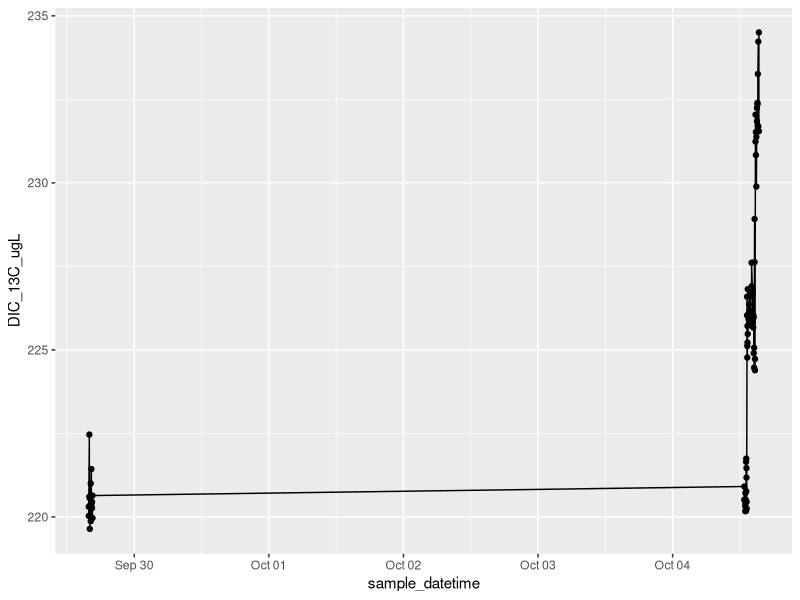
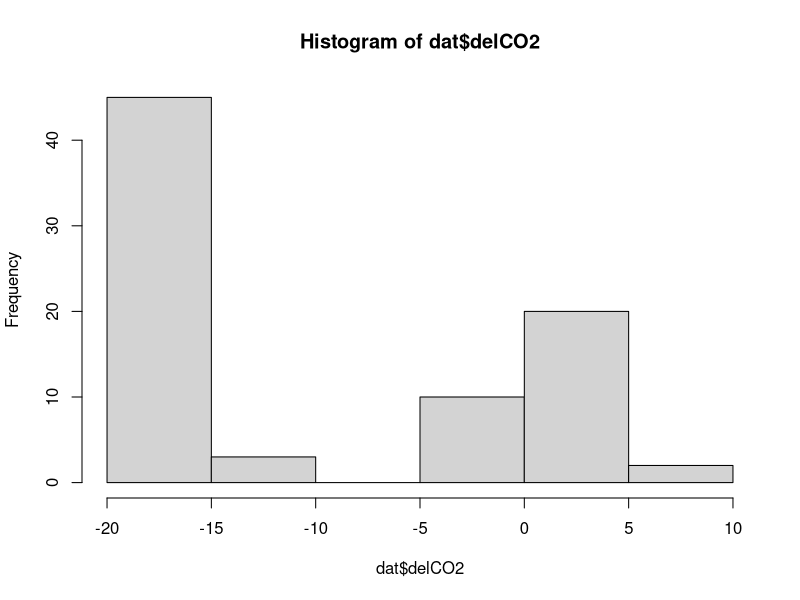
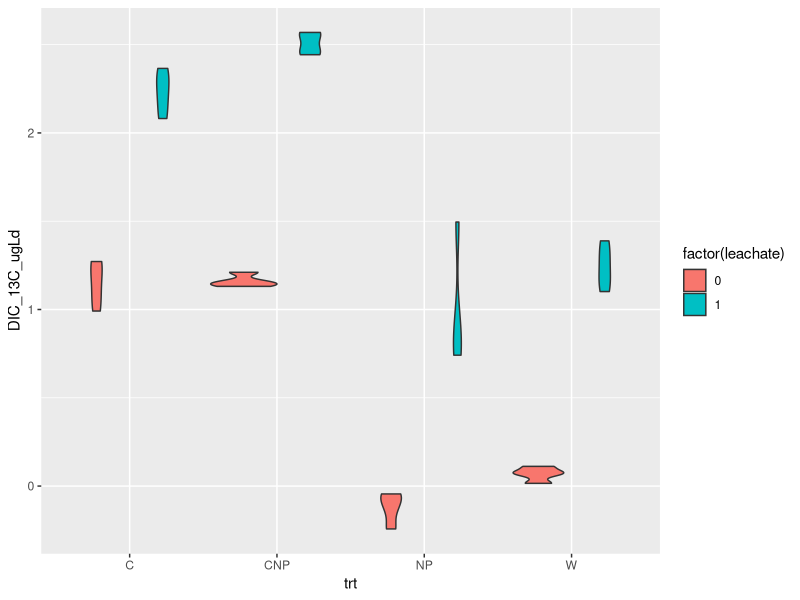
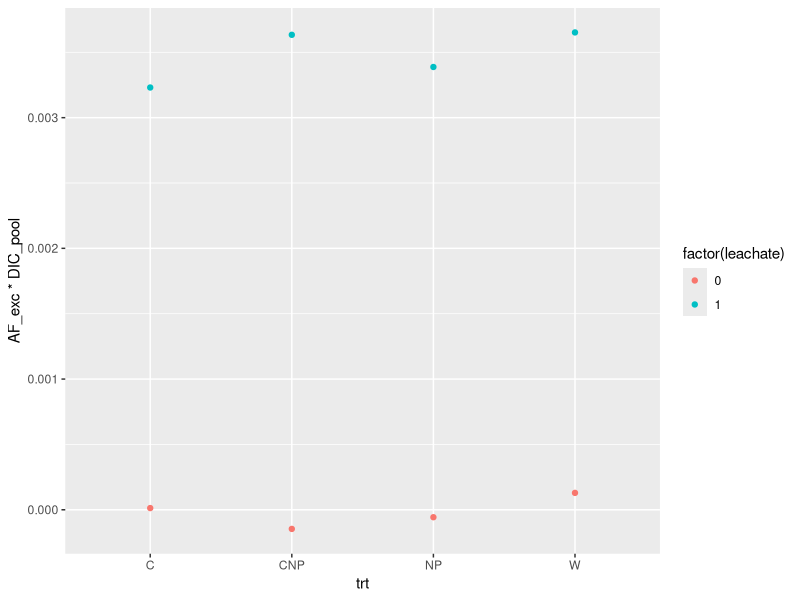
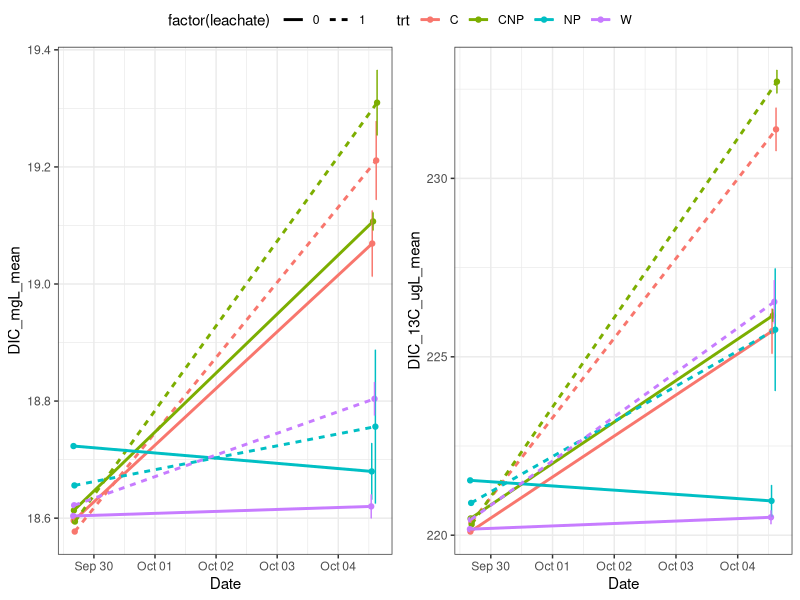
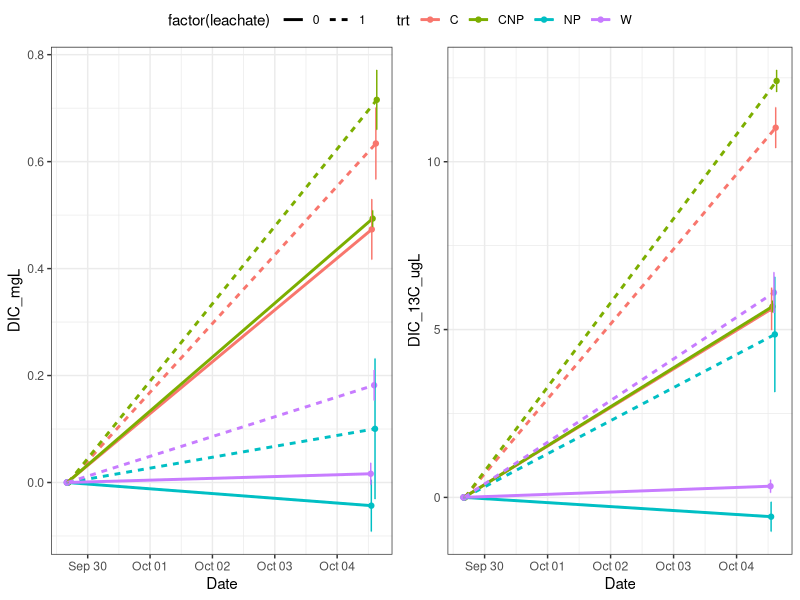
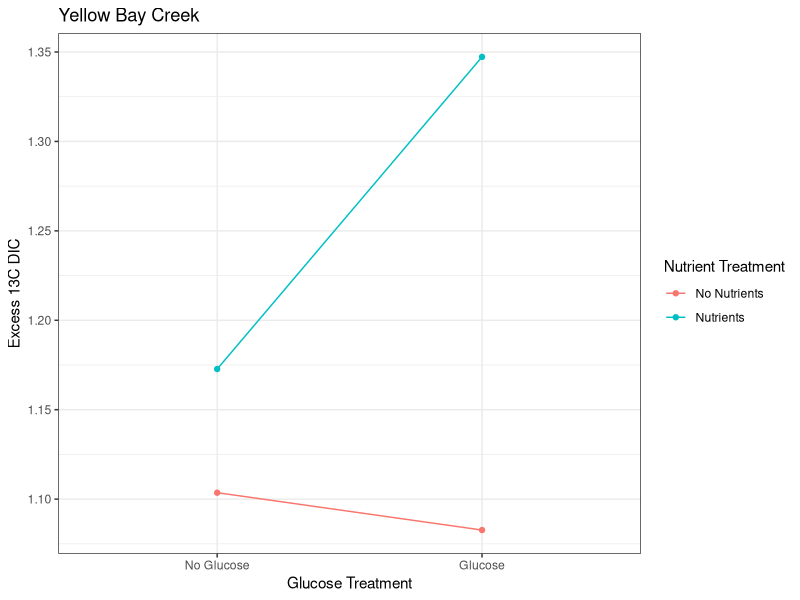
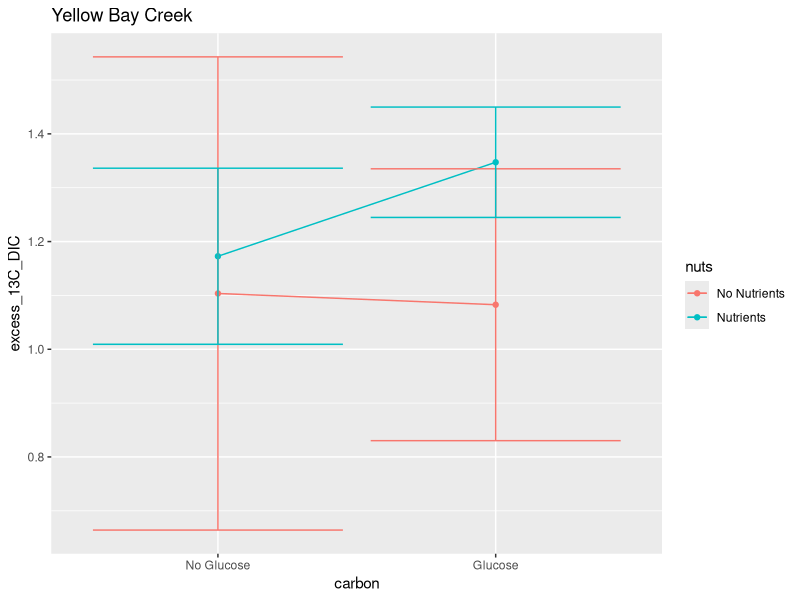

Here is the R script that generated these plots, in order:
library(tidyverse)
library(lubridate)
library(dplyr)


# setup ####
dat <- read_csv("data/Kirby_YBC/ybc_expt.csv")
#alk <- read_csv('data/alkalinity/nw_alkalinity.csv') %>%
 #   filter(!is.na(trt)) %>%
  #  mutate(date = as.Date(date, format = '%m/%d/%Y')) %>%
   # select(-samplenum, -treatment, -vol_acid)
glimpse(dat)


# Functions ####
deltoAF<- function (del) {
  Rst<-0.0112372
  R<-(del/1000+1)*Rst
  AF<-R/(1+R)
  AF

}

AFtodel <- function (AF) {
  Rst<-0.0112372
  R<- AF/(1-AF)
  del<- (R/Rst-1)*1000

  del
}

DICfrom_C_A <- function(K1, K2, C, A){
  H_minus <- (((-K1*C))-sqrt(((K1*C)^2)-(4*-1*A*2*K1*K2*C)))/(2*-1*A)
  pH <- -1*log10(H_minus)
  B <- (K1*C)/H_minus
  Ca <- (K2*B)/H_minus
  D <- C + B + Ca
  A_check <- B + 2*Ca

  l <- list(H_minus, pH, C, B, Ca, D, A, A_check)
  names(l) <- c("H", "pH", "C", "B", "Ca", "D", "A","A check")
  DIC = l$D
  return(DIC)
}

# metadata ####
trts <- data.frame(Treatment = 1:8,
                   trt = c('W',  'NP', 'C', 'CNP','W',  'NP', 'C', 'CNP'),
                   leachate = c(0,0,0,0,1,1,1,1))

# add actual data for this part once we have DOC from Adam
c_source <- read_csv('data/DOC_stock_concentrations.csv')

# There is no clear pattern in the alkalinity data. Take an average:
#alk <- alk %>% filter(final_pH > 4.3) %>%
 #   summarize(alk_meqL = mean(alk_meqL))

dat <- left_join(dat, trts, by = 'Treatment') %>%
    mutate(date = as.Date(sample_datetime))
    #left_join(alk, by = c('batch', 'trt', 'leachate'))

# calculate DIC in the water ####
###testing DIC from pCO2-alk
###partial pressures of CO2 pCO2 in uatm
alk <- 1.51 # meq/L
# pCO2 <- 30 * 10^(-6) # mol/L
temp <- 273+21
K1 <- exp(290.9097-14554.21/(temp)-45.0575*log(temp))
K2 <- exp(207.6548-11843.79/(temp)-33.6485*log(temp))

# out <-DICfrom_C_A(K1=K1, K2=K2,C=pCO2,A=alk)
dat$DIC_molL <- DICfrom_C_A(K1, K2, dat$CO2_conc_umolL * 10^(-6),
                            alk* 10^-3)
# dat$DIC_13molL <- DICfrom_C_A(K1, K2, dat$CO2_13C_umolL * 10^(-6), alk)
dat$DIC_mgL <- dat$DIC_molL*12.011*1000
# dat$AF = deltoAF(dat$delCO2)
dat$DIC_13C_umolL = dat$DIC_molL * dat$AF *10^6
dat$DIC_13C_ugL = dat$DIC_13C_umolL * 13


dat %>% dplyr::filter(!is.na(Treatment)) %>%
ggplot(aes(x = sample_datetime, y = DIC_13C_ugL))+
  geom_point() + geom_line()

# # Clean up data ####

#dat <- dat %>%
 #   filter(!(batch == 2 & Syringe == '28'),
  #         !is.na(Treatment))

# # Remove high time zero point:
# dat %>% filter(batch == 1, Treatment == 6)
# # It looks like the high one is syringe 8G. Check this in the notes.
#
# dat <- dat %>%
#     filter(!(batch == 1 & Syringe == '8G'),
#            !is.na(Treatment))

hist(dat$delCO2)


# START OF FINAL FIGURES CODE####
# filter to use only the start and end time points
dat_sum <- dat %>%
    group_by(batch, trt, leachate, replicate) %>%
    summarize(across(any_of(c('sample_datetime', 'delCO2', 'DIC_mgL',
                              'DIC_13C_ugL', 'alk_meqL')),
                     .fns = ~mean(., na.rm = T))) %>%
    ungroup()

# Calculate the change over time for each bottle measured at time T
bottle_dif <-
    dat_sum %>% select(-starts_with(c('delCO2', 'alk_meqL'))) %>%
    mutate(batch = case_when(batch == 1 ~ 'T0',
                             batch == 2 ~ 'T1'))%>%
    pivot_wider(names_from = c('batch', 'replicate'),
                values_from = c('sample_datetime', 'DIC_mgL', 'DIC_13C_ugL')) %>%
    rename_with(~sub('_NA$', '', .)) %>%
    mutate(across(starts_with('DIC_mgL_T1'), .fns = ~ . - DIC_mgL_T0),
           across(starts_with('DIC_13C_ugL_T1'), .fns = ~ . - DIC_13C_ugL_T0),
           across(starts_with('sample_datetime_T1'), .fns = ~ . - sample_datetime_T0)) %>%
    select(-ends_with('T0')) %>%
    pivot_longer(cols = ends_with(c('_A', '_B', '_C', '_D')),
                 names_to = c('.value', 'rep'),
                 names_sep = '_T1_') %>%
    mutate(sample_datetime = as.numeric(sample_datetime),
           DIC_ugLd = DIC_mgL/sample_datetime*1000,
           DIC_13C_ugLd = DIC_13C_ugL/sample_datetime) %>%
    select(-sample_datetime, -DIC_mgL, -DIC_13C_ugL) %>%
    mutate(site = "ybc")

ggplot(bottle_dif, aes(trt, DIC_13C_ugLd, fill = factor(leachate))) +
    geom_violin()
write_csv(bottle_dif, 'data/DIC_change_by_bottle_ybc.csv')

dat_sum <- dat_sum %>%
    group_by(batch, trt, leachate) %>%
    summarize(across(any_of(c('sample_datetime', 'delCO2', 'DIC_mgL',
                              'DIC_13C_ugL', 'alk_meqL')),
                     .fns = list(mean = ~mean(., na.rm = T),
                                 sd = ~sd(., na.rm = T)))) %>%
    rename(sample_datetime = sample_datetime_mean) %>%
    select(-sample_datetime_sd) %>%
    mutate(across(ends_with('sd'), ~case_when(is.na(.) ~ 0,
                                              TRUE ~ .))) %>%
    mutate(site = "ybc")
write_csv(dat_sum, 'data/DIC_overtime_ybc.csv')

p12 <- ggplot(dat_sum, aes(sample_datetime, DIC_mgL_mean, col = trt, lty = factor(leachate)))+
    geom_point() + geom_line(size = 1) +
    geom_errorbar(aes(ymin = DIC_mgL_mean - DIC_mgL_sd,
                      ymax = DIC_mgL_mean + DIC_mgL_sd), lty = 1)+
    xlab('Date') +theme_bw()
p13 <- ggplot(dat_sum, aes(sample_datetime, DIC_13C_ugL_mean, col = trt, lty = factor(leachate)))+
    geom_point() + geom_line(size = 1) +
    geom_errorbar(aes(ymin = DIC_13C_ugL_mean - DIC_13C_ugL_sd,
                      ymax = DIC_13C_ugL_mean + DIC_13C_ugL_sd), lty = 1)+
    xlab('Date') +theme_bw()

png(filename = 'figures/ybc_expt_13CO2overtime.png',
    width = 8, height = 5, res = 300, units = 'in')
ggpubr::ggarrange(p12, p13, common.legend = T)
dev.off()

#removing baseline ####

dat_dif <- dat_sum %>%
    mutate(AF = deltoAF(delCO2_mean)) %>%
    select(-starts_with(c('delCO2', 'alk_meqL'))) %>%
    mutate(batch = case_when(batch == 1 ~ 'T0',
                             batch == 2 ~ 'T1'))%>%
    rename(DIC_mgL = DIC_mgL_mean, DIC_13C_ugL = DIC_13C_ugL_mean) %>%
    pivot_wider(names_from = 'batch',
                values_from = c('sample_datetime', 'AF', 'DIC_mgL', 'DIC_13C_ugL',
                                'DIC_mgL_sd', 'DIC_13C_ugL_sd')) %>%
    mutate(AF_exc = AF_T1 - AF_T0,
           DIC_pool = DIC_mgL_T1,
           DIC_mgL_T1 = DIC_mgL_T1 - DIC_mgL_T0,
           DIC_mgL_T0 = DIC_mgL_T0 - DIC_mgL_T0,
           DIC_13C_ugL_T1 = DIC_13C_ugL_T1 - DIC_13C_ugL_T0,
           DIC_13C_ugL_T0 = DIC_13C_ugL_T0 - DIC_13C_ugL_T0) %>%
    pivot_longer(cols = ends_with(c('T0', 'T1')),
                 names_to = c('.value', 'time'),
                 names_sep = '_T')

#code to save figure(change expt name)
dat_dif %>% filter(DIC_mgL != 0) %>%
ggplot( aes(trt, AF_exc * DIC_pool, col = factor(leachate), group = leachate))+
    geom_point()
geom_bar(stat = 'identity')
p12 <- ggplot(dat_dif, aes(sample_datetime, DIC_mgL, col = trt, lty = factor(leachate)))+
    geom_point() + geom_line(size = 1) +
    geom_errorbar(aes(ymin = DIC_mgL - DIC_mgL_sd,
                      ymax = DIC_mgL + DIC_mgL_sd), lty = 1)+
    xlab('Date') +theme_bw()
p13 <- ggplot(dat_dif, aes(sample_datetime, DIC_13C_ugL, col = trt, lty = factor(leachate)))+
    geom_point() + geom_line(size = 1) +
    geom_errorbar(aes(ymin = DIC_13C_ugL - DIC_13C_ugL_sd,
                      ymax = DIC_13C_ugL + DIC_13C_ugL_sd), lty = 1)+
    xlab('Date') +theme_bw()
png(filename = 'figures/ybc_expt_13CO2.png',
    width = 8, height = 5, res = 300, units = 'in')
ggpubr::ggarrange(p12, p13, common.legend = T)
dev.off()


#tables ####

dd <- dat_sum %>% select(-starts_with(c('delCO2', 'alk_meqL'))) %>%
    mutate(batch = case_when(batch == 1 ~ 'T0',
                             batch == 2 ~ 'T'))%>%
    rename(DIC_mgL = DIC_mgL_mean, DIC_13C_ugL = DIC_13C_ugL_mean) %>%
    pivot_wider(names_from = 'batch',
                values_from = c('sample_datetime', 'DIC_mgL', 'DIC_13C_ugL',
                                'DIC_mgL_sd', 'DIC_13C_ugL_sd')) %>%
    mutate(inc_time = sample_datetime_T - sample_datetime_T0,
           Delta_T = as.numeric(inc_time),
           Delta_DIC_ugLd = (DIC_mgL_T - DIC_mgL_T0)*1000/Delta_T,
           Delta_DIC_ugLd_sd = (DIC_mgL_sd_T + DIC_mgL_sd_T0)*1000/Delta_T,
           Delta_DIC_13_ugLd = (DIC_13C_ugL_T - DIC_13C_ugL_T0)/Delta_T,
           Delta_DIC_13_ugLd_sd = (DIC_13C_ugL_sd_T + DIC_13C_ugL_sd_T0)/Delta_T) %>%
    select(-ends_with(c('_T', '_T0')))

mutate(dd, AF = Delta_DIC_13_ugLd/(Delta_DIC_13_ugLd + Delta_DIC_ugLd),
       del = AFtodel(AF))

excess13CDIC <- dd %>% select( -inc_time) %>%
    pivot_wider(id_cols = trt, names_from = 'leachate',
                values_from = c('Delta_DIC_ugLd', 'Delta_DIC_13_ugLd',
                                'Delta_DIC_ugLd_sd', 'Delta_DIC_13_ugLd_sd')) %>%
    mutate(excess_13C_DIC = Delta_DIC_13_ugLd_1 - Delta_DIC_13_ugLd_0,
           excess_13C_sd = Delta_DIC_13_ugLd_sd_1 + Delta_DIC_13_ugLd_sd_0,
           excess_DIC = Delta_DIC_ugLd_1 - Delta_DIC_ugLd_0,
           excess_DIC_sd = Delta_DIC_ugLd_sd_1 + Delta_DIC_ugLd_sd_0) %>%
    select(-ends_with(c('_1','_0'))) %>%
    mutate(site = 'ybc', .before = trt)

excess13CDIC$carbon = c('Glucose', 'Glucose', 'No Glucose', 'No Glucose')
excess13CDIC$carbon <- factor(excess13CDIC$carbon, levels = c('No Glucose','Glucose'))
excess13CDIC$nuts = c('No Nutrients', 'Nutrients', 'No Nutrients', 'Nutrients')
png(filename = 'figures/ybc_expt_13CDIC_pres.png',
    width = 5, height = 5, res = 300, units = 'in')
ggplot(excess13CDIC, aes(carbon, excess_13C_DIC, col = nuts,fill = nuts, group = nuts)) +
    geom_line() + geom_point() +
    # geom_ribbon(aes(ymin = excess_13C_DIC - excess_13C_sd,
    #                   ymax = excess_13C_DIC + excess_13C_sd),col = 'transparent', alpha = 0.2,
    #             outline.type = 'full')+
    ggtitle('Yellow Bay Creek')+
    xlab('Glucose Treatment') +theme_bw()+
    ylab('Excess 13C DIC')+
    guides(color = guide_legend(title = "Nutrient Treatment"))+
    guides(fill = FALSE)
dev.off()

excess13CDIC$carbon = c('Glucose', 'Glucose', 'No Glucose', 'No Glucose')
excess13CDIC$carbon <- factor(excess13CDIC$carbon, levels = c('No Glucose','Glucose'))
excess13CDIC$nuts = c('No Nutrients', 'Nutrients', 'No Nutrients', 'Nutrients')
png(filename = 'figures/ybc_expt_13CDIC.png',
    width = 5, height = 5, res = 300, units = 'in')
ggplot(excess13CDIC, aes(carbon, excess_13C_DIC, col = nuts, group = nuts)) +
    geom_line() + geom_point() +
    geom_errorbar(aes(ymin = excess_13C_DIC - excess_13C_sd,
                      ymax = excess_13C_DIC + excess_13C_sd))+
    ggtitle('Yellow Bay Creek')
dev.off()

write_csv(excess13CDIC, 'data/excessDIC_ybc.csv')

png(filename = 'figures/ybc_expt_13CDIC_pres.png',
    width = 5, height = 5, res = 300, units = 'in')
ggplot(excess13CDIC, aes(carbon, excess_13C_DIC, col = nuts,fill = nuts, group = nuts)) +
    geom_line() + geom_point() +
    # geom_ribbon(aes(ymin = excess_13C_DIC - excess_13C_sd,
    #                   ymax = excess_13C_DIC + excess_13C_sd),col = 'transparent', alpha = 0.2,
    #             outline.type = 'full')+
    ggtitle('Yellow Bay Creek')+
    xlab('Glucose Treatment') +theme_bw()+
    ylab('Excess 13C DIC')+
    guides(color = guide_legend(title = "Nutrient Treatment"))+
    guides(fill = FALSE)
dev.off()

# write_csv(DIC_dataframe, "processed_CO2/experiment1_processed.csv")
# DIC <- read_csv('processed_CO2/experiment1_processed.csv')
#
# # calculate excess 13CDIC in each treatment ####
# sumDIC <- filter(DIC, time_interval %in% c('T0', 'T5')) %>%
#     select(time_interval, treatment, sample_datetime, DIC_molL, DIC_13C_umolL) %>%
#     group_by(time_interval, treatment) %>%
#     # summarize(across(.fns = list(mean = ~mean(.), sd = sd(.))))
#     summarize(sample_datetime = mean(sample_datetime),
#               DIC_molL = mean(DIC_molL),
#               DIC_13C_sd = sd(DIC_13C_umolL),
#               DIC_13C_umolL = mean(DIC_13C_umolL)) %>%
#     ungroup()
#
# DIC_table <- sumDIC %>%
#     mutate(excess_13C_DIC_umolL = DIC_13C_umolL - sumDIC$DIC_13C_umolL[sumDIC$time_interval == 'T0'],
#            excess_DIC_umolL = (DIC_molL - sumDIC$DIC_molL[sumDIC$time_interval == 'T0'])*10^6,
#            excess_13C_DIC_umolL_sd = DIC_13C_sd + sumDIC$DIC_13C_sd[sumDIC$time_interval == 'T0'])
#
#
# #creating excess accumulated 13C CO2 (from DIC) plot  ####
# # setwd('/Users/niko/Dropbox/leachate_linder/processed_CO2')
# # DIC_table <- read_csv('~/Dropbox/leachate_linder/processed_CO2/DIC_table.csv')
# DIC_table$nutrients <- c(0,0,1,0,1)
# DIC_table$sugar <- c(0,1,1,0,0)
# # DIC_table$DICXS <- DIC_table$DICXS*1000
# # DIC_table$STDev_T5 <- DIC_table$STDev_T5*1000
# # DIC_table$STDev_T0 <- DIC_table$STDev_T0*1000
# # DIC_table$STDev <- DIC_table$STDev_T0 + DIC_table$STDev_T5
#
# DIC_table <- slice(DIC_table, -1)
#
# plot(DIC_table$sugar[DIC_table$nutrients == 1],
#      DIC_table$excess_13C_DIC_umolL[DIC_table$nutrients == 1], type = 'b',
#      xlim = c(-0.25,1.25), ylim = c(0,1.5), pch = 15, col = 'blue',
#      xaxt = 'n', xlab = 'No Sugar                                         Sugar',
#      ylab = 'Accumulated Excess 13C CO2 (µg)')
#
#
# arrows(x0 = DIC_table$sugar[DIC_table$nutrients == 1],
#        y0 = DIC_table$excess_13C_DIC_umolL[DIC_table$nutrients == 1],
#        x1 = DIC_table$sugar[DIC_table$nutrients == 1],
#        y1 = DIC_table$excess_13C_DIC_umolL[DIC_table$nutrients == 1]+
#          DIC_table$excess_13C_DIC_umolL_sd[DIC_table$nutrients ==1], length = 0.1, angle = 90)
# arrows(x0 = DIC_table$sugar[DIC_table$nutrients == 1],
#       y0 = DIC_table$excess_13C_DIC_umolL[DIC_table$nutrients == 1],
#       x1 = DIC_table$sugar[DIC_table$nutrients == 1],
#       y1 = DIC_table$excess_13C_DIC_umolL[DIC_table$nutrients == 1]-
#         DIC_table$excess_13C_DIC_umolL_sd[DIC_table$nutrients ==1], angle = 90, length = 0.1)
#
# lines(DIC_table$sugar[DIC_table$nutrients == 0],
#       DIC_table$excess_13C_DIC_umolL[DIC_table$nutrients == 0],pch = 1, col = 'forestgreen')
# points(DIC_table$sugar[DIC_table$nutrients == 0],
#        DIC_table$excess_13C_DIC_umolL[DIC_table$nutrients == 0], pch = 15, col = 'forestgreen')
# arrows(x0 = DIC_table$sugar[DIC_table$nutrients == 0],
#        y0 = DIC_table$excess_13C_DIC_umolL[DIC_table$nutrients == 0],
#        x1 = DIC_table$sugar[DIC_table$nutrients == 0],
#        y1 = DIC_table$excess_13C_DIC_umolL[DIC_table$nutrients == 0]+
#          DIC_table$excess_13C_DIC_umolL_sd[DIC_table$nutrients ==0], length = 0.1, angle = 90)
# arrows(x0 = DIC_table$sugar[DIC_table$nutrients == 0],
#        y0 = DIC_table$excess_13C_DIC_umolL[DIC_table$nutrients == 0],
#        x1 = DIC_table$sugar[DIC_table$nutrients == 0],
#        y1 = DIC_table$excess_13C_DIC_umolL[DIC_table$nutrients == 0]-
#          DIC_table$excess_13C_DIC_umolL_sd[DIC_table$nutrients ==0], angle = 90, length = 0.1)
#
# legend('topleft', legend = c('Nutrients', 'No Nutrients'),
#        col = c('green', 'blue'), lty = c(1,1), pch = c(15, 15), border = NA)
#
# # plot(DIC_table$sample_datetime, dat$DIC_13C, type = 'b', pch = 15)
# lines(dat$sample_datetime)
#
# arrows()
